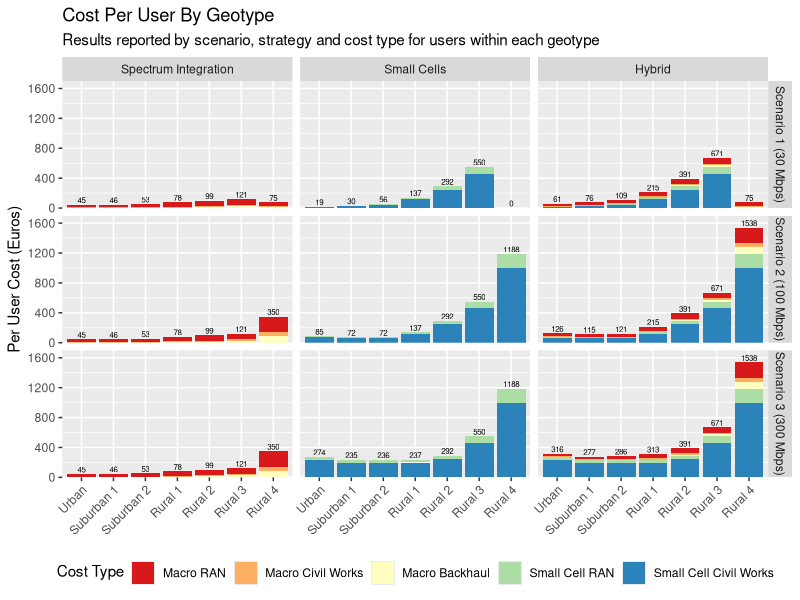

Reproduce this figure in R.
###VISUALISE MODEL OUTPUTS###
# install.packages("tidyverse")
library(tidyverse)

#set directory for export 
data_input_directory <- "C:\\Users\\edwar\\Dropbox\\Academic Projects\\WB 5G assessment"

setwd(data_input_directory)
data <- read.csv("dutch_per_user_cost_results.csv")

data <- select(data, scenario, strategy, geotype, metric, per_user_cost)

data$geotype = factor(data$geotype, levels=c("Urban",
                                             "Suburban 1",
                                             "Suburban 2",
                                             "Rural 1",
                                             "Rural 2",
                                             "Rural 3",
                                             "Rural 4"))

data$strategy = factor(data$strategy, levels=c("Spectrum Integration",
                                                "Small Cells",
                                                "Hybrid"))

data$metric = factor(data$metric, levels=c('Macro RAN',
                                          'Macro Civil Works',
                                          'Macro Backhaul',
                                          'Small Cell RAN',
                                          'Small Cell Civil Works'),
                                 labels=c('Macro RAN',
                                          'Macro Civil Works',
                                          'Macro Backhaul',
                                          'Small Cell RAN',
                                          'Small Cell Civil Works'))

totals <- data %>%
  group_by(scenario, strategy, geotype) %>%
  summarise(total_per_user_cost = (sum(round(per_user_cost, digits=0), na.rm=TRUE))) 

cost_per_user <- ggplot(data, aes(x = geotype, y = (per_user_cost), 
  fill=metric, label=per_user_cost)) + 
  scale_fill_brewer(palette="Spectral", name = expression('Cost Type'), direction=1) +
  theme(axis.text.x = element_text(angle = 45, hjust = 1), legend.position = "bottom") +
  geom_bar(stat="identity") +  labs(title = "Cost Per User By Geotype",
  subtitle = "Results reported by scenario, strategy and cost type for users within each geotype",
  x = NULL, y = "Per User Cost (Euros)") +
  facet_grid(scenario~strategy) + scale_y_continuous(expand = c(0, 0),limits = c(0, 1700)) +
  geom_text(aes(geotype, total_per_user_cost + 60, label = total_per_user_cost,fill = NULL), data = totals,size=2)

### EXPORT TO FOLDER
setwd(data_input_directory)
tiff('cost_per_user.tiff', units="in", width=8, height=8, res=500)
print(cost_per_user)
dev.off()
